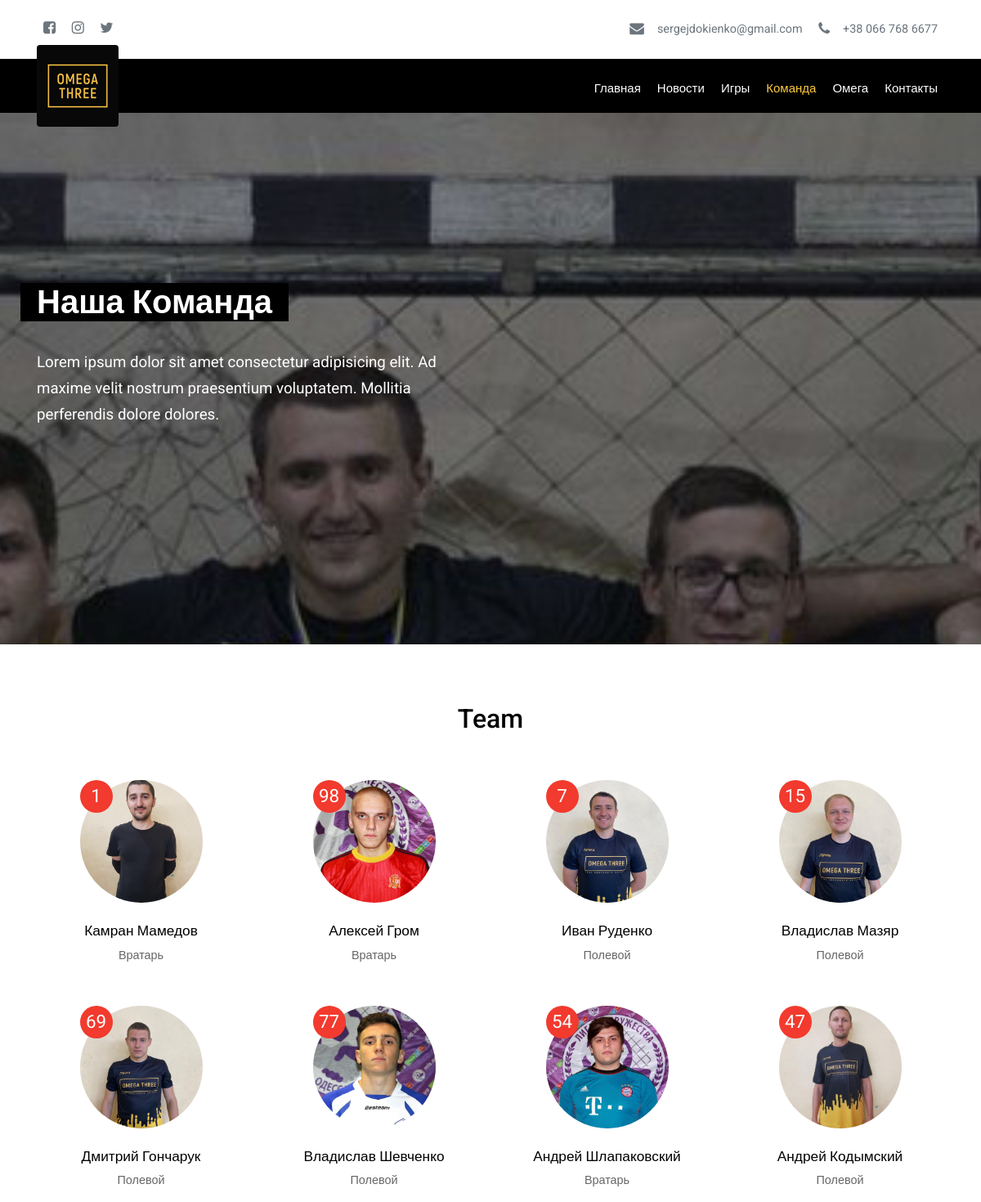
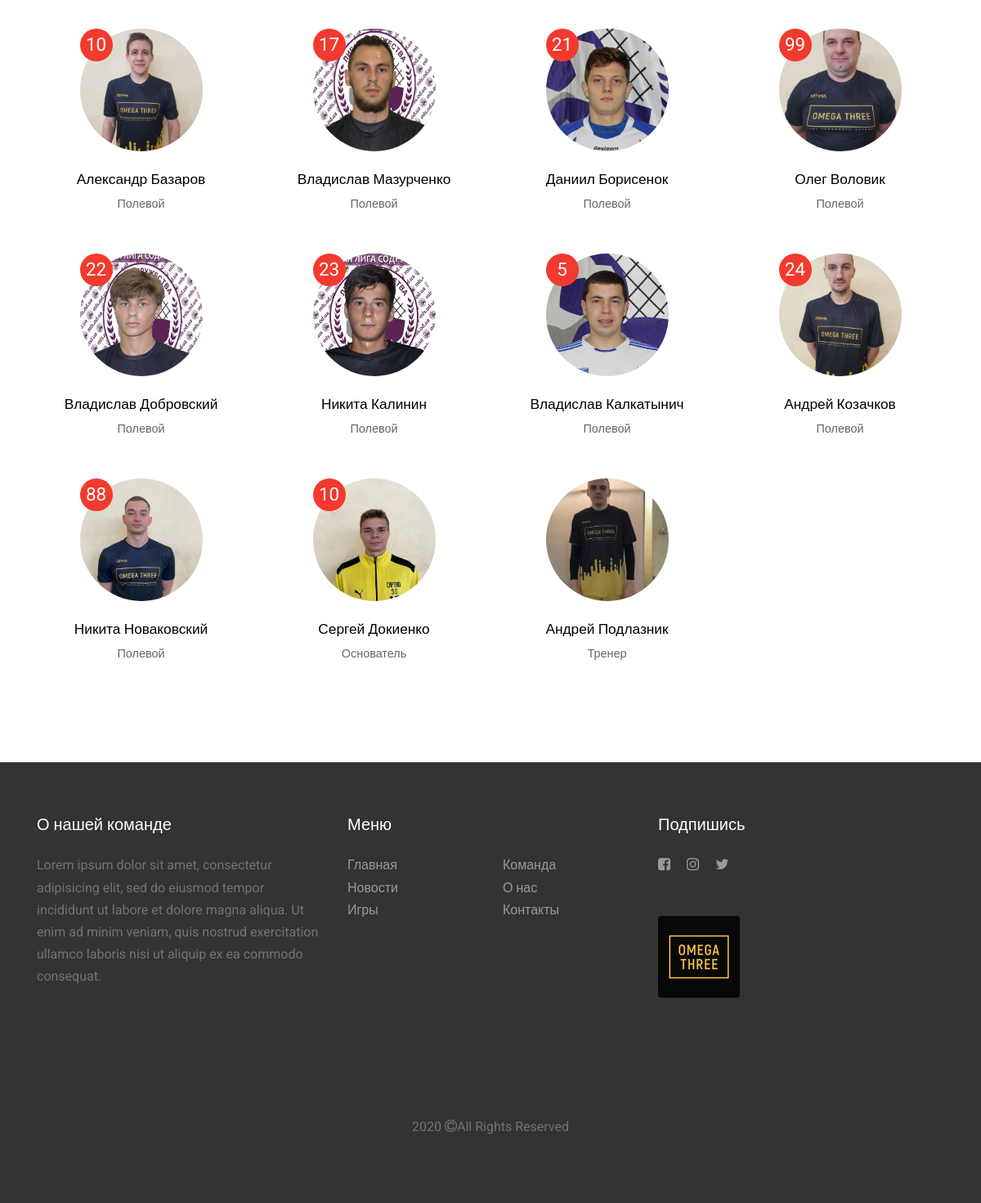
The app's page /team with its own data (2 pictures, top to bottom).
### soccer/models.py (models this page shows, shortened)
class Player(models.Model):
    image =models.ImageField(verbose_name="Фото", upload_to="player/")
    fname = models.CharField(verbose_name="Имя", max_length=15)
    lname = models.CharField(verbose_name="Фамилия", max_length=15)
    birth = models.DateField(verbose_name="Дата Рождения")
    position = models.CharField(verbose_name="Позиция", max_length=12)
    number = models.IntegerField(verbose_name="Номер", null=True, blank=True)
    description = models.TextField(verbose_name="Биография")
    class Meta:
        verbose_name = 'Игрока'
        verbose_name_plural = 'Игроки'

### soccer/views.py (the view)
# urls.py: path("team", views.PlayersView.as_view(), name='players'),
class PlayersView(ListView):
        model = Player
        context_object_name = 'players_list'
        queryset = Player.objects.all()
        template_name = "website/players_list.html"

### templates/website/players_list.html (shortened to what this page needs)
{% extends 'website/base.html' %}
{% load static %}
{% block content %}
            <div class="parallax">
                <div class="container">
                    <div class="row align-items-center justify-content-start" style="height:100%;">
                        <div class="col-md-6 text-center text-md-left">
                            <h1 class="back-black parall-h1">Наша Команда</h1>
                            <p class="mt-4 parall-p ">Lorem ipsum dolor sit amet consectetur adipisicing elit. Ad maxime velit nostrum praesentium voluptatem. Mollitia perferendis dolore dolores.</p>
                        </div>
                    </div>
                </div>
            </div>
            <div style="padding: 5em 0;">
                <div class="container">
                    <div class="row">
                        <div class="col-md-12 text-center mb-5">
                            <h2>Team</h2>
                        </div>
                    </div>
                    <div class="row">
                        {% for player in players_list %}
                        <div class="mb-4 mb-lg-0 col-6 col-md-4 col-lg-3 text-center">
                            <div class="player mb-5">
                                {% if player.number != null %}
                                    <span class="team-number align-items-center">{{ player.number }}</span>
                                {% endif %}
                                <img src="{{ player.image.url }}" style="cursor: pointer;" alt="{{ player.fname }} {{ player.lname }}" class="img-fluid image rounded-circle mb-4" data-toggle="modal" data-target="#exampleModalCenter">
                                <h3 style="font-size: 1.2em!important;">{{ player.fname }} {{ player.lname }}</h3>
                                <span class="position grey">{{ player.position }}</span>
                            </div>
                        </div>
                        {% endfor %}
                    </div>
                </div>
            </div>
{% endblock content %}

### static/css/style.css (style rules this page uses)
body { font-family: 'Roboto', Arial, Helvetica, sans-serif; font-size: 90%; font-weight: 400; margin: 0; background-color: white; color: black; line-height: 1.7; }
.parallax { background: linear-gradient( rgba(0, 0, 0, 0.4), rgba(0, 0, 0, 0.4) ), url(../images/group.jpg); height: 650px; background-attachment: fixed; background-repeat: no-repeat; background-size: cover; background-position: top; }
.parallax .container .row { min-height: 600px; height: calc(100vh - 174px); }
.grey { color: #666; font-size: 1em; }
.back-black { display: inline; background: #000; box-shadow: 20px 0 0 #000, -20px 0 0 #000; }
.parall-h1 { color: #fff; font-weight: 700; line-height: 1.7; }
.parall-p { color: #fff; line-height: 1.7; font-weight: 400; font-size: 1.3em; }
.player { position: relative; }
.team-number { position: absolute; width: 40px; height: 40px; background: #f23a2e; border-radius: 50%; color: #fff; z-index: 1000; font-size: 1.4rem; }
.player .image { object-fit: cover; width: 150px; height: 150px; overflow: hidden; position: relative; }
.image { overflow: hidden; position: relative; }

### records on screen
Player: number "1", image (picture), fname "Камран", lname "Мамедов", position "Вратарь"
Player: number "98", image (picture), fname "Алексей", lname "Гром", position "Вратарь"
Player: number "7", image (picture), fname "Иван", lname "Руденко", position "Полевой"
Player: number "15", image (picture), fname "Владислав", lname "Мазяр", position "Полевой"
Player: number "69", image (picture), fname "Дмитрий", lname "Гончарук", position "Полевой"
Player: number "77", image (picture), fname "Владислав", lname "Шевченко", position "Полевой"
Player: number "54", image (picture), fname "Андрей", lname "Шлапаковский", position "Вратарь"
Player: number "47", image (picture), fname "Андрей", lname "Кодымский", position "Полевой"
Player: number "10", image (picture), fname "Александр", lname "Базаров", position "Полевой"
Player: number "17", image (picture), fname "Владислав", lname "Мазурченко", position "Полевой"
Player: number "21", image (picture), fname "Даниил", lname "Борисенок", position "Полевой"
Player: number "99", image (picture), fname "Олег", lname "Воловик", position "Полевой"
Player: number "22", image (picture), fname "Владислав", lname "Добровский", position "Полевой"
Player: number "23", image (picture), fname "Никита", lname "Калинин", position "Полевой"
Player: number "5", image (picture), fname "Владислав", lname "Калкатынич", position "Полевой"
Player: number "24", image (picture), fname "Андрей", lname "Козачков", position "Полевой"
Player: number "88", image (picture), fname "Никита", lname "Новаковский", position "Полевой"
Player: number "10", image (picture), fname "Сергей", lname "Докиенко", position "Основатель"
Player: image (picture), fname "Андрей", lname "Подлазник", position "Тренер"
